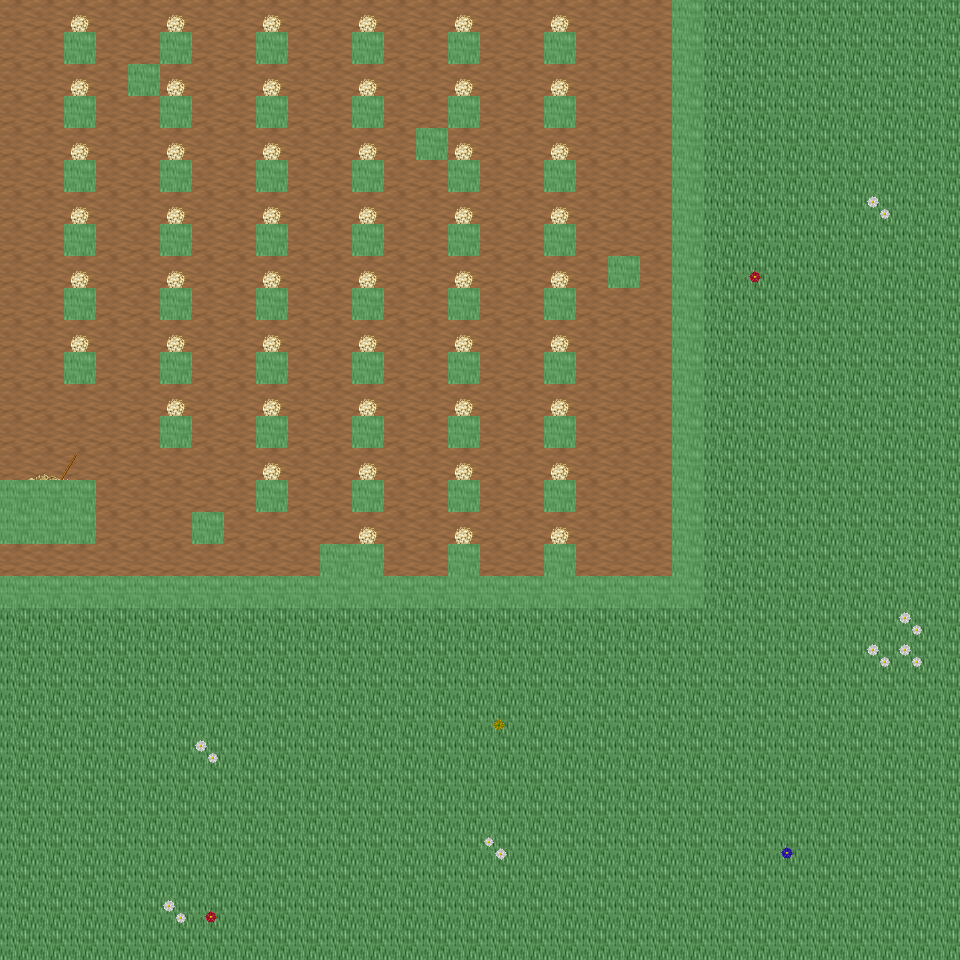

This game map was drawn from its Tiled (.tmx) file and the tilesets committed beside it. A one-line description and the trimmed map source follow:
An orthogonal 30x30 tile map with 32x32 px tiles, 6 tile layers (Ground, Object, Object2, Above, ...), 49 tilesets and 7 objects (7x mapExit).

<map version="1.0" orientation="orthogonal" renderorder="right-down" width="30" height="30" tilewidth="32" tileheight="32" nextobjectid="8">
  <tileset firstgid="1" name="tileset_ground_ground" tilewidth="32" tileheight="32" tilecount="33" columns="3">
    <image source="../drawable/tileset_ground_ground.png" width="96" height="352" />
  </tileset>
  <tileset firstgid="34" name="tileset_building_wall_old_wood" tilewidth="32" tileheight="32" tilecount="9" columns="3">
    <image source="../drawable/tileset_building_wall_old_wood.png" width="96" height="96" />
  </tileset>
  <tileset firstgid="43" name="tileset_building_fence_fence_wooden" tilewidth="32" tileheight="32" tilecount="12" columns="3">
    <image source="../drawable/tileset_building_fence_fence_wooden.png" width="96" height="128" />
  </tileset>
  <tileset firstgid="55" name="tileset_building_fence_fence_chunky" tilewidth="32" tileheight="32" tilecount="21" columns="3">
    <image source="../drawable/tileset_building_fence_fence_chunky.png" width="96" height="224" />
  </tileset>
  <tileset firstgid="76" name="tileset_plant_stump_stump_brown" tilewidth="32" tileheight="32" tilecount="4" columns="2">
    <image source="../drawable/tileset_plant_stump_stump_brown.png" width="64" height="64" />
  </tileset>
  <tileset firstgid="80" name="tileset_ground_earth_edges" tilewidth="32" tileheight="32" tilecount="18" columns="6">
    <image source="../drawable/tileset_ground_earth_edges.png" width="192" height="96" />
  </tileset>
  <tileset firstgid="98" name="tileset_ground_grass_corners" tilewidth="32" tileheight="32" tilecount="24" columns="6">
    <image source="../drawable/tileset_ground_grass_corners.png" width="192" height="128" />
  </tileset>
  <tileset firstgid="122" name="tileset_ground_grass_edges" tilewidth="32" tileheight="32" tilecount="36" columns="12">
    <image source="../drawable/tileset_ground_grass_edges.png" width="384" height="96" />
  </tileset>
  <tileset firstgid="158" name="tileset_plant_tree_apple_tree" tilewidth="32" tileheight="32" tilecount="9" columns="3">
    <image source="../drawable/tileset_plant_tree_apple_tree.png" width="96" height="96" />
  </tileset>
  <tileset firstgid="167" name="tileset_plant_tree_chestnut_tree" tilewidth="32" tileheight="32" tilecount="20" columns="4">
    <image source="../drawable/tileset_plant_tree_chestnut_tree.png" width="128" height="160" />
  </tileset>
  <tileset firstgid="187" name="tileset_plant_tree_crack_willow" tilewidth="32" tileheight="32" tilecount="20" columns="4">
    <image source="../drawable/tileset_plant_tree_crack_willow.png" width="128" height="160" />
  </tileset>
  <tileset firstgid="207" name="tileset_furniture_chair_bench_iron" tilewidth="32" tileheight="32" tilecount="4" columns="2">
    <image source="../drawable/tileset_furniture_chair_bench_iron.png" width="64" height="64" />
  </tileset>
  <tileset firstgid="211" name="tileset_furniture_chair_bench_iron_reverse" tilewidth="32" tileheight="32" tilecount="4" columns="2">
    <image source="../drawable/tileset_furniture_chair_bench_iron_reverse.png" width="64" height="64" />
  </tileset>
  <tileset firstgid="215" name="tileset_object_hay_cart" tilewidth="32" tileheight="32" tilecount="1" columns="1">
    <image source="../drawable/tileset_object_hay_cart.png" width="32" height="32" />
  </tileset>
  <tileset firstgid="216" name="tileset_building_wall_walls_siding" tilewidth="32" tileheight="32" tilecount="16" columns="4">
    <image source="../drawable/tileset_building_wall_walls_siding.png" width="128" height="128" />
  </tileset>
  <tileset firstgid="232" name="tileset_building_roof_brown" tilewidth="32" tileheight="32" tilecount="20" columns="5">
    <image source="../drawable/tileset_building_roof_brown.png" width="160" height="128" />
  </tileset>
  <tileset firstgid="252" name="tileset_building_door_door" tilewidth="32" tileheight="32" tilecount="6" columns="3">
    <image source="../drawable/tileset_building_door_door.png" width="96" height="64" />
  </tileset>
  <tileset firstgid="258" name="tileset_item_tools" tilewidth="32" tileheight="32" tilecount="9" columns="3">
    <image source="../drawable/tileset_item_tools.png" width="96" height="96" />
  </tileset>
  <tileset firstgid="267" name="tileset_ground_cobbled_paving" tilewidth="32" tileheight="32" tilecount="1" columns="1">
    <image source="../drawable/tileset_ground_cobbled_paving.png" width="32" height="32" />
  </tileset>
  <tileset firstgid="268" name="tileset_item_bazaar_produce" tilewidth="32" tileheight="32" tilecount="4" columns="2">
    <image source="../drawable/tileset_item_bazaar_produce.png" width="64" height="64" />
  </tileset>
  <tileset firstgid="272" name="tileset_item_sacks" tilewidth="32" tileheight="32" tilecount="2" columns="2">
    <image source="../drawable/tileset_item_sacks.png" width="64" height="32" />
  </tileset>
  <tileset firstgid="274" name="tileset_building_barnyard" tilewidth="32" tileheight="32" tilecount="200" columns="8">
    <image source="../drawable/tileset_building_barnyard.png" width="256" height="800" />
  </tileset>
  <tileset firstgid="474" name="tileset_plant_flower_planted_containers" tilewidth="32" tileheight="32" tilecount="16" columns="4">
    <image source="../drawable/tileset_plant_flower_planted_containers.png" width="128" height="128" />
  </tileset>
  <tileset firstgid="490" name="tileset_furniture_chair_wooden_rustic" tilewidth="32" tileheight="32" tilecount="8" columns="4">
    <image source="../drawable/tileset_furniture_chair_wooden_rustic.png" width="128" height="64" />
  </tileset>
  <tileset firstgid="498" name="tileset_furniture_table_brick_base" tilewidth="32" tileheight="32" tilecount="3" columns="3">
    <image source="../drawable/tileset_furniture_table_brick_base.png" width="96" height="32" />
  </tileset>
  <tileset firstgid="501" name="tileset_building_stairs_wooden_stairs" tilewidth="32" tileheight="32" tilecount="9" columns="3">
    <image source="../drawable/tileset_building_stairs_wooden_stairs.png" width="96" height="96" />
  </tileset>
  <tileset firstgid="510" name="tileset_plant_tree_maple_tree" tilewidth="32" tileheight="32" tilecount="72" columns="8">
    <image source="../drawable/tileset_plant_tree_maple_tree.png" width="256" height="288" />
  </tileset>
  <tileset firstgid="582" name="tileset_building_decoration_chimney_big" tilewidth="32" tileheight="32" tilecount="2" columns="1">
    <image source="../drawable/tileset_building_decoration_chimney_big.png" width="32" height="64" />
  </tileset>
  <tileset firstgid="584" name="tileset_logic_item_corn" tilewidth="32" tileheight="32" tilecount="5" columns="5">
    <image source="../drawable/tileset_logic_item_corn.png" width="160" height="32" />
  </tileset>
  <tileset firstgid="589" name="tileset_logic_collision" tilewidth="32" tileheight="32" tilecount="1" columns="1">
    <image source="../drawable/tileset_logic_collision.png" width="32" height="32" />
  </tileset>
  <tileset firstgid="590" name="tileset_plant_bush_bushes" tilewidth="32" tileheight="32" tilecount="10" columns="5">
    <image source="../drawable/tileset_plant_bush_bushes.png" width="160" height="64" />
  </tileset>
  <tileset firstgid="600" name="tileset_logic_item_vegetable" tilewidth="32" tileheight="32" tilecount="13" columns="13">
    <image source="../drawable/tileset_logic_item_vegetable.png" width="256" height="64" />
  </tileset>
  <tileset firstgid="613" name="tileset_plant_flower_daisy_blue" tilewidth="32" tileheight="32" tilecount="8" columns="2">
    <image source="../drawable/tileset_plant_flower_daisy_blue.png" width="64" height="128" />
  </tileset>
  <tileset firstgid="621" name="tileset_plant_flower_daisy_red" tilewidth="32" tileheight="32" tilecount="8" columns="2">
    <image source="../drawable/tileset_plant_flower_daisy_red.png" width="64" height="128" />
  </tileset>
  <tileset firstgid="629" name="tileset_plant_flower_daisy_white" tilewidth="32" tileheight="32" tilecount="8" columns="2">
    <image source="../drawable/tileset_plant_flower_daisy_white.png" width="64" height="128" />
  </tileset>
  <tileset firstgid="637" name="tileset_plant_flower_daisy_yellow" tilewidth="32" tileheight="32" tilecount="8" columns="2">
    <image source="../drawable/tileset_plant_flower_daisy_yellow.png" width="64" height="128" />
  </tileset>
  <tileset firstgid="645" name="tileset_plant_tree_tree_darkgreen" tilewidth="32" tileheight="32" tilecount="88" columns="8">
    <image source="../drawable/tileset_plant_tree_tree_darkgreen.png" width="256" height="352" />
  </tileset>
  <tileset firstgid="733" name="tileset_logic_creature_animal" tilewidth="32" tileheight="32" tilecount="32" columns="8">
    <image source="../drawable/tileset_logic_creature_animal.png" width="256" height="128" />
  </tileset>
  <tileset firstgid="765" name="tileset_logic_creature_rodent" tilewidth="32" tileheight="32" tilecount="8" columns="8">
    <image source="../drawable/tileset_logic_creature_rodent.png" width="256" height="32" />
  </tileset>
  <tileset firstgid="773" name="tileset_logic_creature_farm_animal" tilewidth="32" tileheight="32" tilecount="12" columns="12">
    <image source="../drawable/tileset_logic_creature_farm_animal.png" width="256" height="64" />
  </tileset>
  <tileset firstgid="785" name="tileset_ground_green_paving" tilewidth="32" tileheight="32" tilecount="18" columns="3">
    <image source="../drawable/tileset_ground_green_paving.png" width="96" height="192" />
  </tileset>
  <tileset firstgid="803" name="tileset_logic_protection" tilewidth="32" tileheight="32" tilecount="2" columns="2">
    <image source="../drawable/tileset_logic_protection.png" width="64" height="32" />
  </tileset>
  <tileset firstgid="805" name="tileset_item_hen_nest" tilewidth="32" tileheight="32" tilecount="1" columns="1">
    <image source="../drawable/tileset_item_hen_nest.png" width="32" height="32" />
  </tileset>
  <tileset firstgid="806" name="tileset_logic_item_dairy" tilewidth="32" tileheight="32" tilecount="1" columns="1">
    <image source="../drawable/tileset_logic_item_dairy.png" width="32" height="32" />
  </tileset>
  <tileset firstgid="807" name="tileset_light_door_light_ew" tilewidth="32" tileheight="32" tilecount="18" columns="6">
    <image source="../drawable/tileset_light_door_light_ew.png" width="192" height="96" />
  </tileset>
  <tileset firstgid="825" name="tileset_light_door_light" tilewidth="32" tileheight="32" tilecount="12" columns="3">
    <image source="../drawable/tileset_light_door_light.png" width="96" height="128" />
  </tileset>
  <tileset firstgid="837" name="tileset_item_firewood" tilewidth="32" tileheight="32" tilecount="12" columns="3">
    <image source="../drawable/tileset_item_firewood.png" width="96" height="128" />
  </tileset>
  <tileset firstgid="849" name="tileset_furniture_sink_manger" tilewidth="32" tileheight="32" tilecount="18" columns="6">
    <image source="../drawable/tileset_furniture_sink_manger.png" width="192" height="96" />
  </tileset>
  <tileset firstgid="867" name="tileset_logic_creature_fowl" tilewidth="32" tileheight="32" tilecount="6" columns="6">
    <image source="../drawable/tileset_logic_creature_fowl.png" width="192" height="32" />
  </tileset>
  <layer name="Ground" width="30" height="30">
    <data>[900 cells, 900 non-empty, 2 distinct tile ids]</data>
  </layer>
  <layer name="Object" width="30" height="30">
    <data>[900 cells, 110 non-empty, 16 distinct tile ids]</data>
  </layer>
  <layer name="Object2" width="30" height="30">
    <data>[900 cells, 1 non-empty, 1 distinct tile ids]</data>
  </layer>
  <layer name="Above" width="30" height="30">
    <data>[900 cells, 51 non-empty, 4 distinct tile ids]</data>
  </layer>
  <layer name="Above2" width="30" height="30">
    <data>[900 cells, 0 non-empty, 0 distinct tile ids]</data>
  </layer>
  <layer name="Walkable" width="30" height="30">
    <data>[900 cells, 99 non-empty, 1 distinct tile ids]</data>
  </layer>
  <objectgroup name="MapEvents">
    <object id="1" name="north" type="mapExit" x="0" y="0" width="672" height="32">
      <properties>
        <property name="map" value="level_0_x156_y44" />
        <property name="x" value="0" />
        <property name="y" value="28" />
      </properties>
    </object>
    <object id="2" name="north2" type="mapExit" x="704" y="0" width="256" height="32">
      <properties>
        <property name="map" value="level_0_x156_y44" />
        <property name="x" value="22" />
        <property name="y" value="28" />
      </properties>
    </object>
    <object id="3" name="south" type="mapExit" x="0" y="928" width="960" height="32">
      <properties>
        <property name="map" value="level_0_x156_y46" />
        <property name="x" value="0" />
        <property name="y" value="1" />
      </properties>
    </object>
    <object id="4" name="west" type="mapExit" x="0" y="0" width="32" height="480">
      <properties>
        <property name="map" value="level_0_x155_y45" />
        <property name="x" value="28" />
        <property name="y" value="0" />
      </properties>
    </object>
    <object id="5" name="west2" type="mapExit" x="0" y="544" width="32" height="32">
      <properties>
        <property name="map" value="level_0_x155_y45" />
        <property name="x" value="28" />
        <property name="y" value="17" />
      </properties>
    </object>
    <object id="6" name="west3" type="mapExit" x="0" y="608" width="32" height="352">
      <properties>
        <property name="map" value="level_0_x155_y45" />
        <property name="x" value="28" />
        <property name="y" value="19" />
      </properties>
    </object>
    <object id="7" name="east" type="mapExit" x="928" y="0" width="32" height="960">
      <properties>
        <property name="map" value="level_0_x157_y45" />
        <property name="x" value="1" />
        <property name="y" value="0" />
      </properties>
    </object>
  </objectgroup>
</map>
